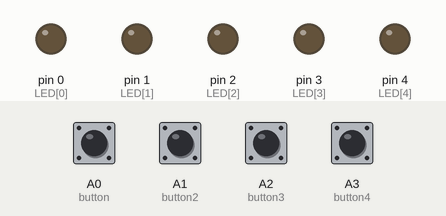
This sketch was run on a simulated Arduino Uno, built with avr-gcc and run on an emulated ATmega328P. Parts: output pins drawn as LEDs (lit = HIGH). Inputs (shaded band) come from the test bench; at power-on: A0 (button), A1 (button2), A2 (button3), A3 (button4) LOW. Random numbers use the default seed unless the sketch sets one.

Above: at 0.1 s.
At 1.2 s:
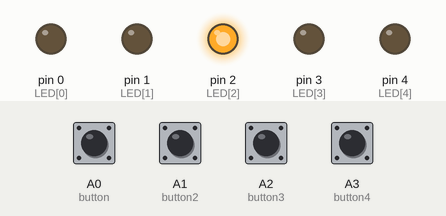
1.3 s: A1 (button2) pulled HIGH for 0.15 s
At 2.9 s:
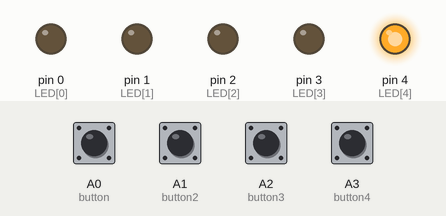
Timing chart, 0 to 4.4 s (numbered marks = the images above; inputs shaded):
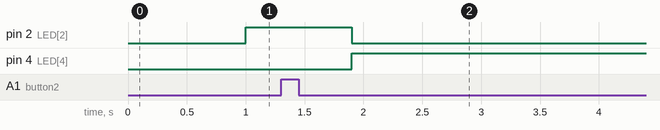

Measured:
- after the input at 1.3 s, pin 4 (LED[4]): LOW → HIGH after 0.60 s

The sketch:

rlama005_lab4_part4.ino
```cpp
// C++ code
//
enum States{Start, LIGHT_1, LIGHT_2, LIGHT_3, LIGHT_4, GAME_OVER}state;

const int LED[] = {0,1,2,3,4};
const int rando[] = {1,2,4,8};

int button = A0;
int button2 = A1;
int button3 = A2;
int button4 = A3;

boolean FirstMove = true;

int index = 0;
int ticks = 0;
byte counter = 1;

void Tick(){
  switch(state){
    case Start:

        index = random(0,4);
        counter = rando[index];
        if(digitalRead(button) == HIGH){
                if(counter == 1){
                  ticks = 1;
                  state = LIGHT_1;
                }
             }
             else if(digitalRead(button2) == HIGH){
                if(counter == 2){
                  ticks = 1;
                  state = LIGHT_2;
                 }
              }
             else if(digitalRead(button3) == HIGH){
                  if(counter == 4){
                     ticks = 1;
                      state = LIGHT_3;
                   }
              }
             else if(digitalRead(button4) == HIGH){
                  if(counter == 8){
                    ticks = 1;
                    state = LIGHT_4;
                  }
              }
      if(ticks%10 == 0){
        for(int i = 0; i < 4; i++){
          digitalWrite(LED[i], bitRead(counter, i));
        }
        state = Start;
      }
       break;
///////////////LIGHT ONE///////////////
    case LIGHT_1:
      if(ticks%5 == 0){
        state = GAME_OVER;
      }
      if(digitalRead(button) == HIGH){
        ticks = 1;
        counter = 2;
          for(int i = 0; i < 4; i++){
          digitalWrite(LED[i], bitRead(counter, i));
          }
         state = LIGHT_2;
      }
    break;
///////////////LIGHT TWO///////////////
    case LIGHT_2:
      if(ticks%5 == 0){
        state = GAME_OVER;
      }
      if(digitalRead(button2) == HIGH){
        ticks = 1;
        counter = 4;
          for(int i = 0; i < 4; i++){
          digitalWrite(LED[i], bitRead(counter, i));
          }
         state = LIGHT_3;
      }
    break;
///////////////LIGHT THREE///////////////
    case LIGHT_3:
      if(ticks%5 == 0){
        state = GAME_OVER;
      }
      if(digitalRead(button3) == HIGH){
        ticks = 1;
        counter = 8;
          for(int i = 0; i < 4; i++){
          digitalWrite(LED[i], bitRead(counter, i));
          }
         state = LIGHT_4;
      }
    break;
///////////////LIGHT FOUR///////////////
    case LIGHT_4:
      if(ticks%5 == 0){
        state = GAME_OVER;
      }
      if(digitalRead(button4) == HIGH){
        ticks = 1;
        counter = 1;
          for(int i = 0; i < 4; i++){
          digitalWrite(LED[i], bitRead(counter, i));
          }
         state = LIGHT_1;
      }
    break;
////////////////GAME OVER///////////////////
    case GAME_OVER:
            digitalWrite(LED[0], LOW);
            digitalWrite(LED[1], LOW);
            digitalWrite(LED[2], LOW);
          digitalWrite(LED[3], LOW);
                digitalWrite(LED[4], HIGH);
        state = GAME_OVER;
    break;
    }
  }

void setup(){
  for(int i=0; i<5; i++){
      pinMode(LED[i], OUTPUT);
   }
   randomSeed( analogRead(A5) );
}

void loop(){
  state = Start;


  while(1){
    ticks++;
    delay(100);
    Tick();

  }
}
```
